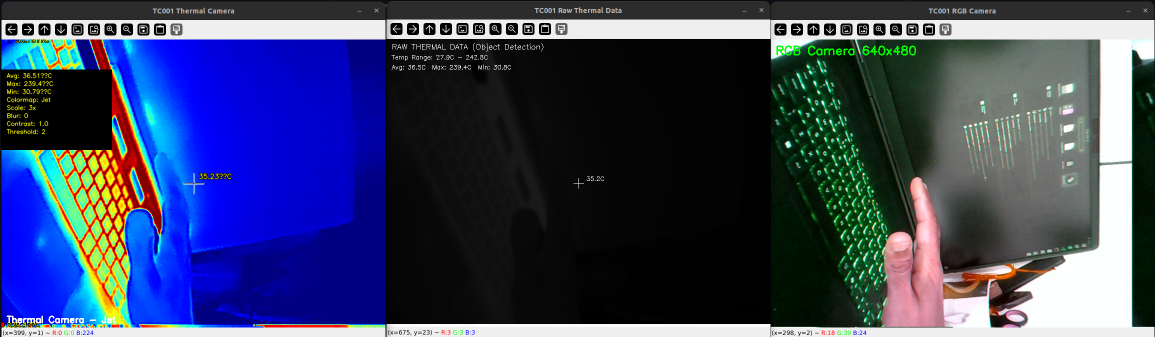
#> input picture example.png, 2310 x 674 px (shown at 1/2 size)
$ python -i test.py   (imports and definitions only)
#> lines starting #> are read from the running program, lines starting #| are printed output that depends on the picture
#!/usr/bin/env python3

import cv2
import numpy as np
import subprocess
import threading
import time
import sys
import os

def debug_print(message, level="INFO"):
    timestamp = time.strftime("%H:%M:%S")
    print(f"[{timestamp}] [{level}] {message}")

# [27 lines left out: functions kill_competing_processes, reset_video_devices, not called in this run]

class TC001DirectInterface:
    def __init__(self, thermal_device=6, rgb_device=4):
        self.thermal_device_path = f'/dev/video{thermal_device}'
        self.rgb_device_path = f'/dev/video{rgb_device}'

        self.thermal_process = None
        self.rgb_process = None

        self.thermal_frame = None
        self.raw_thermal_frame = None
        self.rgb_frame = None
        self.running = False

        self.thermal_width = 256
        self.thermal_height = 192
        self.thermal_scale = 3

        self.rgb_width = 640
        self.rgb_height = 480

        self.colormap = 0
        self.alpha = 1.0
        self.blur_radius = 0
        self.temperature_threshold = 2
        self.show_hud = True

        self.colormaps = [
            (cv2.COLORMAP_JET, 'Jet'),
            (cv2.COLORMAP_HOT, 'Hot'),
            (cv2.COLORMAP_MAGMA, 'Magma'),
            (cv2.COLORMAP_INFERNO, 'Inferno'),
            (cv2.COLORMAP_PLASMA, 'Plasma'),
        ]

        self.thermal_frame_count = 0
        self.rgb_frame_count = 0

    # [294 lines left out: functions start_thermal_ffmpeg, start_rgb_direct, try_rgb_ffmpeg_delayed, try_rgb_with_isolation, try_rgb_loopback, thermal_capture_thread and 1 more, not called in this run]

    def process_thermal_frame(self, frame):
        try:
            raw_thermal_data, thermal_process_data = np.array_split(frame, 2)
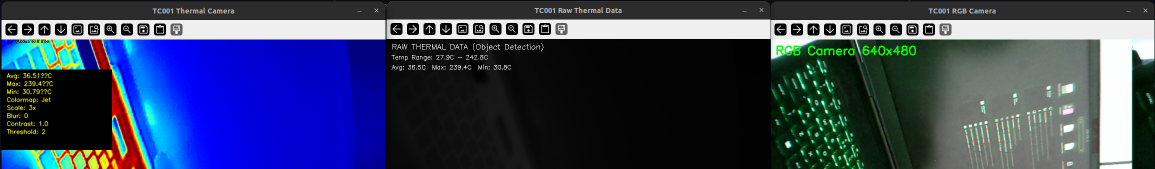
#> raw_thermal_data: shape (337, 2310, 3) (shown at 1/2 size); mean R, G, B 55.4, 65.9, 94.1
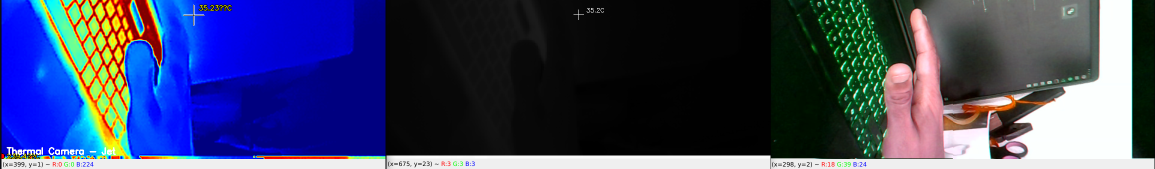
#> thermal_process_data: shape (337, 2310, 3) (shown at 1/2 size); mean R, G, B 59.2, 66, 103.3
            temp_info = self.calculate_temperatures(thermal_process_data)
            thermal_display = self.create_thermal_display(raw_thermal_data, temp_info)
            raw_thermal_display = self.create_raw_thermal_data_display(thermal_process_data, temp_info)
            return thermal_display, raw_thermal_display
        except Exception as e:
            debug_print(f"Error processing thermal frame: {e}", "ERROR")
            return None, None

    def calculate_temperatures(self, thdata):
        temp_info = {}
        try:
            hi = int(thdata[96][128][0])
#> hi = 255
            lo = int(thdata[96][128][1]) * 256
#> lo = 25600
            rawtemp = hi + lo
#> rawtemp = 25855
            center_temp = (rawtemp/64) - 273.15
#> center_temp = 130.8
            temp_info['center'] = round(center_temp, 2)

            lomax = int(thdata[..., 1].max())
#> lomax = 255
            posmax = thdata[..., 1].argmax()
#> posmax = 72
            mcol, mrow = divmod(posmax, self.thermal_width)
#> mcol = 0; mrow = 72
            himax = int(thdata[mcol][mrow][0])
#> himax = 14
            lomax = lomax * 256
#> lomax = 65280
            maxtemp = ((himax + lomax)/64) - 273.15
#> maxtemp = 747.1
            temp_info['max'] = round(maxtemp, 2)
            temp_info['max_pos'] = (mrow, mcol)

            lomin = int(thdata[..., 1].min())
#> lomin = 0
            posmin = thdata[..., 1].argmin()
#> posmin = 149
            lcol, lrow = divmod(posmin, self.thermal_width)
#> lcol = 0; lrow = 149
            himin = int(thdata[lcol][lrow][0])
#> himin = 208
            lomin = lomin * 256
            mintemp = ((himin + lomin)/64) - 273.15
#> mintemp = -269.9
            temp_info['min'] = round(mintemp, 2)
            temp_info['min_pos'] = (lrow, lcol)

            loavg = float(thdata[..., 1].mean())
#> loavg = 66
            hiavg = float(thdata[..., 0].mean())
#> hiavg = 59.16
            loavg = loavg * 256
#> loavg = 16896.5
            avgtemp = ((loavg + hiavg)/64) - 273.15
#> avgtemp = -8.22
#> in process_thermal_frame, `temp_info = self.calculate_temperatures(thermal_process_data)`: temp_info = {'center': 130.8, 'max': 747.1, 'max_pos': (72, 0), 'min': -269.9, 'min_pos': (149, 0), 'avg': -8.22}
            temp_info['avg'] = round(avgtemp, 2)

        except Exception as e:
            debug_print(f"Error calculating temperatures: {e}", "ERROR")
            temp_info = {'center': 20.0, 'max': 25.0, 'min': 15.0, 'avg': 20.0,
                        'max_pos': (128, 96), 'min_pos': (128, 96)}

        return temp_info

    def create_thermal_display(self, raw_thermal_data, temp_info):
        try:
            bgr = cv2.cvtColor(raw_thermal_data, cv2.COLOR_YUV2BGR_YUYV)
            bgr = cv2.convertScaleAbs(bgr, alpha=self.alpha)

            thermal_scaled = cv2.resize(bgr,
                                      (self.thermal_width * self.thermal_scale,
                                       self.thermal_height * self.thermal_scale),
                                      interpolation=cv2.INTER_CUBIC)

            if self.blur_radius > 0:
                thermal_scaled = cv2.blur(thermal_scaled, (self.blur_radius, self.blur_radius))

            colormap_cv, colormap_name = self.colormaps[self.colormap]
            heatmap = cv2.applyColorMap(thermal_scaled, colormap_cv)

            self.draw_crosshairs(heatmap, temp_info['center'])
            self.draw_temperature_spots(heatmap, temp_info)

            if self.show_hud:
                self.draw_hud(heatmap, temp_info, colormap_name)

            cv2.putText(heatmap, f"Thermal Camera - {colormap_name}",
                       (10, heatmap.shape[0] - 10),
                       cv2.FONT_HERSHEY_SIMPLEX, 0.6, (255, 255, 255), 2)

            return heatmap

        except Exception as e:
            debug_print(f"Error creating thermal display: {e}", "ERROR")
            return None

    def create_raw_thermal_data_display(self, thdata, temp_info):
        try:
            hi_data = thdata[..., 0].astype(np.float32)
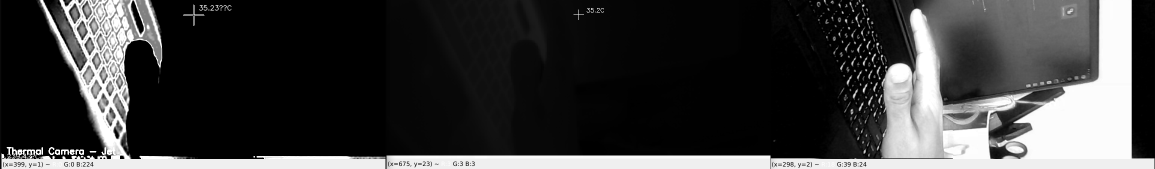
#> hi_data: shape (337, 2310) float32 (shown at 1/2 size); min 0, max 255, mean 59.2
            lo_data = thdata[..., 1].astype(np.float32) * 256
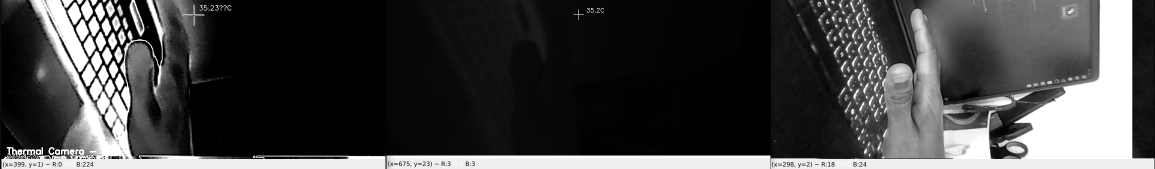
#> lo_data: shape (337, 2310) float32 (shown at 1/2 size); min 0, max 65280, mean 16896.5; drawn with min black and max white
            temp_data = ((hi_data + lo_data) / 64) - 273.15

            raw_scaled = cv2.resize(temp_data,
                                  (self.thermal_width * self.thermal_scale,
                                   self.thermal_height * self.thermal_scale),
                                  interpolation=cv2.INTER_NEAREST)
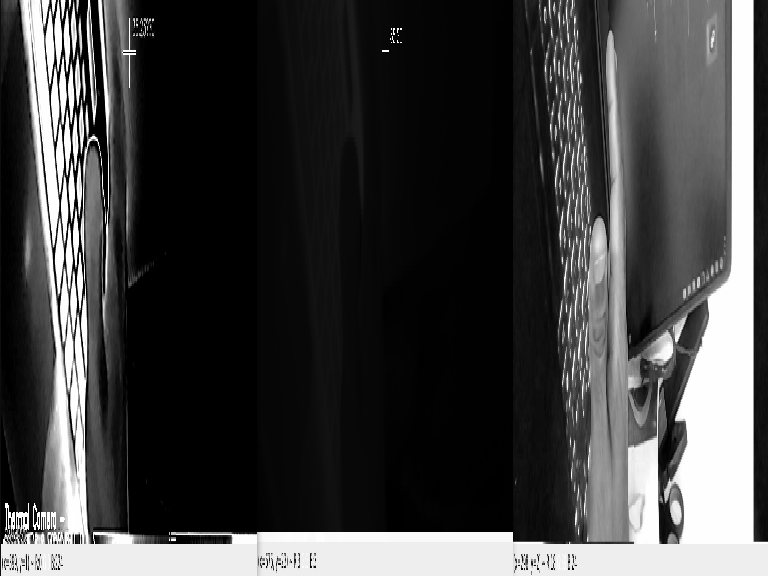
#> raw_scaled: shape (576, 768) float32; min -273.1, max 750.8, mean -8.5; drawn with min black and max white

            temp_min, temp_max = temp_data.min(), temp_data.max()
#> temp_min = -273.1; temp_max = 750.8
            temp_norm = (raw_scaled - temp_min) / (temp_max - temp_min) if temp_max > temp_min else raw_scaled
            temp_8bit = (temp_norm * 255).astype(np.uint8)

            raw_display = cv2.cvtColor(temp_8bit, cv2.COLOR_GRAY2BGR)

            cx, cy = raw_display.shape[1] // 2, raw_display.shape[0] // 2
#> cx = 384; cy = 288
            cv2.line(raw_display, (cx, cy-10), (cx, cy+10), (255, 255, 255), 1)
#> raw_display: shape (576, 768, 3); min 0, max 255, mean 65.6
            cv2.line(raw_display, (cx-10, cy), (cx+10, cy), (255, 255, 255), 1)
#> raw_display: shape (576, 768, 3); min 0, max 255, mean 65.6

            temp_text = f"{temp_info['center']:.1f}C"
#> temp_text = '130.8C'
            cv2.putText(raw_display, temp_text, (cx+15, cy-5),
                       cv2.FONT_HERSHEY_SIMPLEX, 0.4, (255, 255, 255), 1)
#> raw_display: shape (576, 768, 3); min 0, max 255, mean 65.7

            cv2.putText(raw_display, "RAW THERMAL DATA (Object Detection)", (10, 20),
                       cv2.FONT_HERSHEY_SIMPLEX, 0.5, (255, 255, 255), 1)
            cv2.putText(raw_display, f"Temp Range: {temp_min:.1f}C - {temp_max:.1f}C", (10, 40),
                       cv2.FONT_HERSHEY_SIMPLEX, 0.4, (255, 255, 255), 1)
            cv2.putText(raw_display, f"Avg: {temp_info['avg']:.1f}C  Max: {temp_info['max']:.1f}C  Min: {temp_info['min']:.1f}C",
                       (10, 60), cv2.FONT_HERSHEY_SIMPLEX, 0.4, (255, 255, 255), 1)
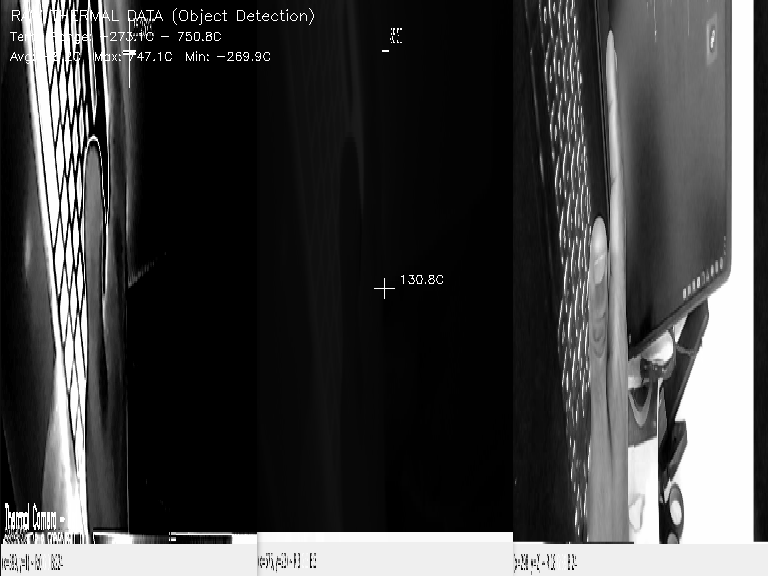
#> raw_display: shape (576, 768, 3); min 0, max 255, mean 66.4

            return raw_display

        except Exception as e:
            debug_print(f"Error creating raw thermal display: {e}", "ERROR")
            return None

    # [159 lines left out: functions draw_crosshairs, draw_temperature_spots, draw_hud, run, cleanup, main, not called in this run]

# [2 lines not run here, left out]

>>> import cv2
>>> picture = cv2.cvtColor(cv2.imread('example.png'), cv2.COLOR_BGR2RGB)
>>> result = TC001DirectInterface().process_thermal_frame(picture)
